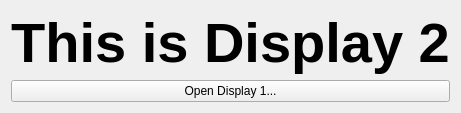
<?xml version="1.0" encoding="UTF-8"?>
<ui version="4.0">
 <class>Form</class>
 <widget class="QWidget" name="Form">
  <property name="geometry">
   <rect>
    <x>0</x>
    <y>0</y>
    <width>353</width>
    <height>100</height>
   </rect>
  </property>
  <property name="windowTitle">
   <string>Related Display Demo: Display 1</string>
  </property>
  <layout class="QVBoxLayout" name="verticalLayout">
   <item>
    <widget class="QLabel" name="label">
     <property name="sizePolicy">
      <sizepolicy hsizetype="Preferred" vsizetype="Preferred">
       <horstretch>0</horstretch>
       <verstretch>0</verstretch>
      </sizepolicy>
     </property>
     <property name="font">
      <font>
       <pointsize>42</pointsize>
       <weight>75</weight>
       <bold>true</bold>
      </font>
     </property>
     <property name="text">
      <string>This is Display 2</string>
     </property>
     <property name="alignment">
      <set>Qt::AlignCenter</set>
     </property>
    </widget>
   </item>
   <item>
    <widget class="PyDMRelatedDisplayButton" name="pydmRelatedDisplayButton">
     <property name="toolTip">
      <string/>
     </property>
     <property name="whatsThis">
      <string/>
     </property>
     <property name="text">
      <string>Open Display 1...</string>
     </property>
     <property name="displayFilename">
      <string>examples/related_displays/display1.ui</string>
     </property>
    </widget>
   </item>
  </layout>
 </widget>
 <customwidgets>
  <customwidget>
   <class>PyDMRelatedDisplayButton</class>
   <extends>QPushButton</extends>
   <header>related_display_button</header>
  </customwidget>
 </customwidgets>
 <resources/>
 <connections/>
</ui>
